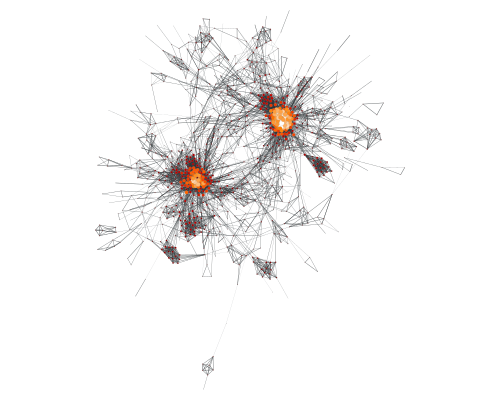

Write the Python code that produced this figure.
#!/bin/env python3

import graph_tool.all as gt
import argparse as arg
import matplotlib
import pandas as pd

# seccion de argumentos del programa

argparser = arg.ArgumentParser(description='')
argparser.add_argument('file', help='graph file')

args = argparser.parse_args()

g = gt.load_graph(args.file)
g = gt.GraphView(g, vfilt=gt.label_largest_component(g), directed=False)
g = gt.Graph(g, prune=True)

filename = 'degree'

# chequea que todo sea como "debe ser"
print('chequeando...', args.file)
print('vertices', g.num_vertices())   # numero de vertices
print('edges', g.num_edges())         # numero de links

weight = g.ep['weight']
width = gt.prop_to_size(weight, ma=.5)


# seteo de algunas argumentos de la creacion del grafo

pos = g.vp['pos_sfdp_infomap']

deg = g.degree_property_map("total", weight=weight)
vsize = gt.prop_to_size(deg)
vorder = -vsize.a

df = pd.DataFrame({'node':list(g.vertices()), 'degree':list(deg)})
df.sort_values(by='degree', inplace=True, ascending=False)
print(df.head(15))

print('drawing...')
# dibuja el grafico en el archivo filename.pdf
gt.graph_draw(g, pos,
              output_size=(500, 400),
              vertex_size=vsize,
              vertex_fill_color=vsize,
#              vorder=vorder,
              vcmap=matplotlib.cm.gist_heat,
#              edge_color=ebet,
              edge_pen_width=width,
              output=r'./degree.png')
